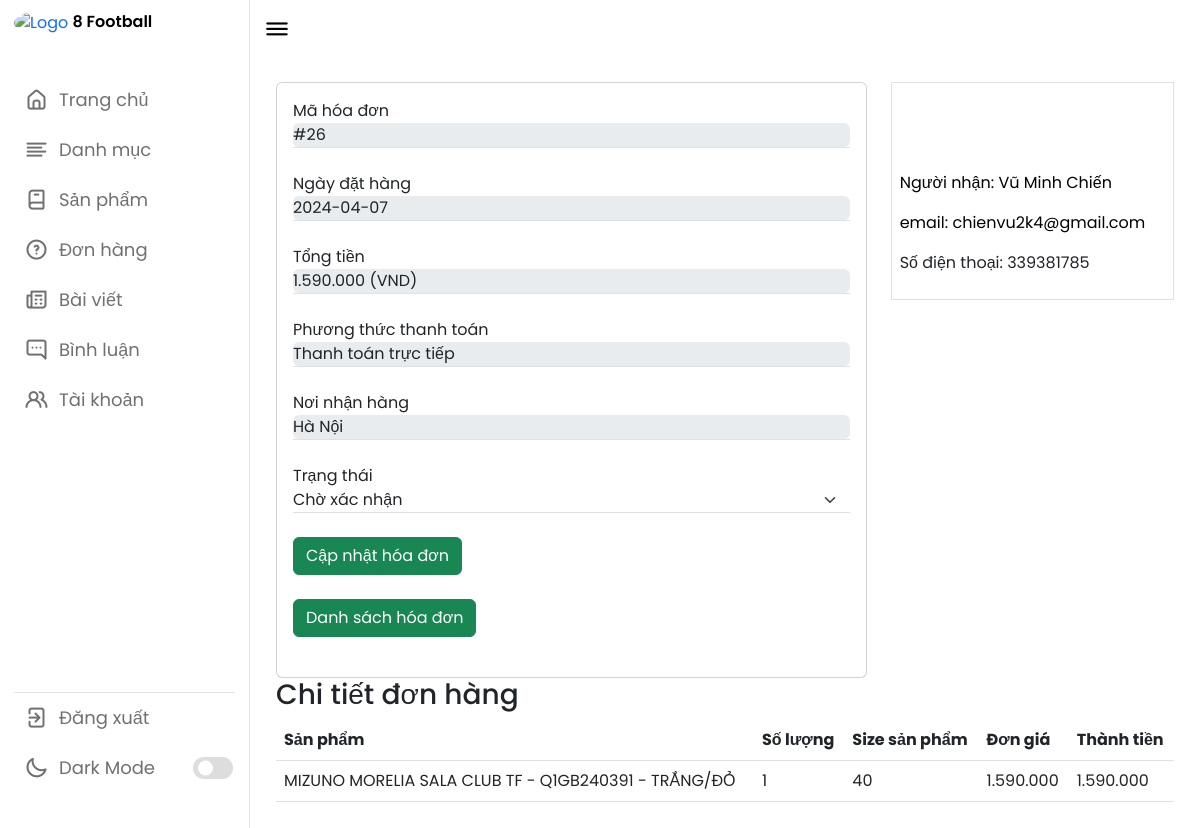
Screenshot of /admin/index.php?act=view-bill-admin&id_bill=26 with the database file from the repository.
### tables this page shows
CREATE TABLE `bill` (
  `id_bill` int(11) NOT NULL,
  `ngaydat` date NOT NULL,
  `pttt` int(11) NOT NULL COMMENT '	1. thanh toán trực tiếp 2. thanh toán qr momo 3. thanh toan atm momo',
  `tongbill` int(11) NOT NULL,
  `trangthai` int(11) NOT NULL COMMENT '0.Chờ xác nhận 1.Đã xác nhận 2.Đang chuẩn bị hàng 3.Đang giao hàng 4.Đã nhận hàng 5.Đơn hàng bị hủy',
  `trangthaitt` int(11) NOT NULL COMMENT '0.Chưa thanh toán; 1.Đã thanh toán',
  `id_user` int(11) NOT NULL
);

CREATE TABLE `user` (
  `id_user` int(11) NOT NULL,
  `name_user` varchar(255) NOT NULL,
  `gender` varchar(50) NOT NULL,
  `avatar` varchar(255) NOT NULL,
  `email` varchar(255) NOT NULL,
  `sdt` int(11) NOT NULL,
  `diachi` varchar(255) NOT NULL,
  `password` varchar(255) NOT NULL,
  `role` varchar(50) NOT NULL DEFAULT 'Client'
);

CREATE TABLE `cart` (
  `id_cart` int(11) NOT NULL,
  `id_bill` int(11) NOT NULL,
  `id_sp` int(11) NOT NULL,
  `name_sp` varchar(255) NOT NULL,
  `size_sp` int(11) NOT NULL,
  `price_sp` int(11) NOT NULL,
  `soluong_sp` int(11) NOT NULL,
  `tong_tien` int(11) NOT NULL
);

### model/pdo.php (called while the page is built, shortened)
<?php
function pdo_get_connection()
{
    $dburl = "mysql:host=localhost;dbname=playmobile;charset=utf8";
    $username = 'root';
    $password = '';
    $conn = new PDO($dburl, $username, $password);
    $conn->setAttribute(PDO::ATTR_ERRMODE, PDO::ERRMODE_EXCEPTION);
    return $conn;
}
function pdo_query($sql)
{
    $sql_args = array_slice(func_get_args(), 1);
    try {
        $conn = pdo_get_connection();
        $stmt = $conn->prepare($sql);
        $stmt->execute($sql_args);
        $rows = $stmt->fetchAll();
        return $rows;
    } catch (PDOException $e) {
        throw $e;
    } finally {
        unset($conn);
    }
}

### model/bill.php (called while the page is built, shortened)
<?php
    function select_hoadon($kyc, $sgia)
    {
        if ($kyc != "") {
            $sql = "select * from bill inner join user on bill.id_user = user.id_user where 1 and id_bill =" . $kyc;
        } else if ($sgia > 0) {
            $sql = "select * from bill inner join user on bill.id_user = user.id_user where 1 and tongbill >=" . $sgia;
        }else{
            $sql = "select * from bill inner join user on bill.id_user = user.id_user order by id_bill desc";
        }
        $listhd = pdo_query($sql);
        return $listhd;
    }
function select_billhoadon(){
    $sql = "select * from cart order by id_cart desc";
    $listbhd = pdo_query($sql);
    return $listbhd;
}
?>

### admin/order/chitiet.php (the view, shortened to what this page needs)
<?php
foreach ($listhd as $bill) {
    if ($bill['id_bill'] == $_GET['id_bill']) {
        $id_bill = $bill['id_bill'];
        $nd = $bill['ngaydat'];
        $thd = $bill['tongbill'];
        $pt = $bill['pttt'];
    }
}
?>
<br>
<br>
<br>
<div class="container-fluid">
    <div class="row">
        <div class="col-lg-8 col-xlg-9 col-md-12">
            <div class="card">
                <div class="card-body">
                    <form class="form-horizontal form-material" action="" method="POST">
                        <div class="form-group mb-4">
                            <label class="col-md-12 p-0">Mã hóa đơn</label>
                            <div class="col-md-12 border-bottom p-0">
                                <input type="text" value="#<?= $id_bill ?>" class="form-control p-0 border-0" disabled>
                            </div>
                        </div>
                        <div class="form-group mb-4">
                            <label class="col-md-12 p-0">Ngày đặt hàng</label>
                            <div class="col-md-12 border-bottom p-0">
                                <input type="text" value="<?= $nd ?>" class="form-control p-0 border-0" disabled>
                            </div>
                        </div>
                        <div class="form-group mb-4">
                            <label class="col-md-12 p-0">Tổng tiền</label>
                            <div class="col-md-12 border-bottom p-0">
                                <input type="text" value="<?= number_format((int) $thd, 0, ",", ".") ?> (VND)"
                                    class="form-control p-0 border-0" disabled>
                            </div>
                        </div>
                        <div class="form-group mb-4">
                            <label class="col-md-12 p-0">Phương thức thanh toán</label>
                            <div class="col-md-12 border-bottom p-0">
                                <?php
                                if ($pt == 1) {
                                    echo '<input type="text" value="Thanh toán trực tiếp" class="form-control p-0 border-0" disabled>';
                                } else if ($pt == 2) {
                                    echo '<input type="text" value="Thanh toán QR MOMO" class="form-control p-0 border-0" disabled>';
                                } else if ($pt == 3) {
                                    echo '<input type="text" value="Thanh toán ATM MOMO" class="form-control p-0 border-0" disabled>';
                                }
                                ?>
                            </div>
                        </div>
                        <div class="form-group mb-4">
                            <label class="col-md-12 p-0">Nơi nhận hàng</label>
                            <div class="col-md-12 border-bottom p-0">
                                <input type="text" value="<?= $bill['diachi'] ?>" class="form-control p-0 border-0" disabled>
                            </div>
                        </div>
                        <div class="form-group mb-4">
                            <label class="col-md-12 p-0">Trạng thái</label>
                            <div class="col-sm-12 border-bottom">
                                <select class="form-select shadow-none p-0 border-0" name="trangthain">
                                    <option value="0">Chờ xác nhận</option>
                                </select>
                            </div>
                        </div>
                        <div class="form-group mb-4">
                            <div class="col-sm-12">
                                <button class="btn btn-success" type="submit" name="updatevaitro" value="vaitro">Cập
                                    nhật hóa đơn</button>
                            </div>
                        </div>
                        <div class="form-group mb-4">
                            <div class="col-sm-12">
                                <a class="btn btn-success" href="index.php?act=qlhoadon">Danh sách hóa đơn</a>
                            </div>
                        </div>
                    </form>
                </div>
            </div>
        </div>
        <div class="col-lg-4 col-xlg-3 col-md-12">
            <div class="white-box border">
                <div class="user-bg">
                    <div class="overlay-box ">
                        <div class="user-content p-2">
                            <br>
                            <br>
                            <br>
                            <p class="text-black mt-2">
                              Người nhận:  <?= $bill['name_user'] ?>
                            </p>
                            <p class="text-black mt-2">
                               email: <?= $bill['email'] ?>
                            </p>
                            <p>Số điện thoại:
                        <?= $bill['sdt'] ?>
                    </p>
                        </div>
                    </div>
                </div>
            </div>
        </div>
    </div>
    <div class="row">
        <div class="col-sm-12">
            <div class="white-box">
                <h3 class="box-title">Chi tiết đơn hàng</h3>
                <div class="table-responsive">
                    <table class="table text-nowrap">
                        <thead>
                            <tr>
                                <th class="border-top-0">Sản phẩm</th>
                                <th class="border-top-0">Số lượng</th>
                                <th class="border-top-0">Size sản phẩm</th>
                                <th class="border-top-0">Đơn giá</th>
                                <th class="border-top-0">Thành tiền</th>
                            </tr>
                        </thead>
                        <tbody>
                            <?php
                            $listbhd = select_billhoadon();
                            foreach ($listbhd as $lbhd) {
                                extract($lbhd);
                                if ($_GET['id_bill'] == $id_bill) { ?>
                                    <tr>
                                        <td>
                                            <?= $name_sp ?>
                                        </td>
                                        <td>
                                            <?= $soluong_sp ?>
                                        </td>
                                        <td>
                                            <?= $size_sp ?>
                                        </td>
                                        <td>
                                            <?= number_format((int) $price_sp, 0, ",", ".") ?>
                                        </td>
                                        <td>
                                            <?= number_format((int) $bill['tongbill'], 0, ",", ".") ?>
                                        </td>
                                    </tr>
                                <?php }
                            }
                            ?>
                        </tbody>
                    </table>
                </div>
            </div>
        </div>
    </div>
</div>

### public/index.css (style rules this page uses)
* { margin: 0; padding: 0; box-sizing: border-box; font-family: 'Poppins', sans-serif; }
:root { --primary-color: #0E4BF1; --panel-color: #FFF; --text-color: #000; --black-light-color: #707070; --border-color: #e6e5e5; --toggle-color: #DDD; --box1-color: #4DA3FF; --box2-color: #FFE6AC; --box3-color: #E7D1FC; --title-icon-color: #fff; --button-text-color: #3A3B3C; --button-hover-text-color: #FFF; --button-bg-color: #FFF; --tran-05: all 0.5s ease; --tran-03: all 0.3s ease; --tran-03: all 0.2s ease; }
body { min-height: 100vh; background-color: var(--primary-color); }

### rows the page displays
bill: id_bill "#26", ngaydat "2024-04-07", tongbill "1.590.000 (VND)"
user: diachi "Hà Nội", name_user "Vũ Minh Chiến", email "chienvu2k4@gmail.com", sdt "339381785"
cart: name_sp "MIZUNO MORELIA SALA CLUB TF - Q1GB240391 - TRẮNG/ĐỎ", soluong_sp "1", size_sp "40", price_sp "1.590.000"
bill: tongbill "1.590.000"
